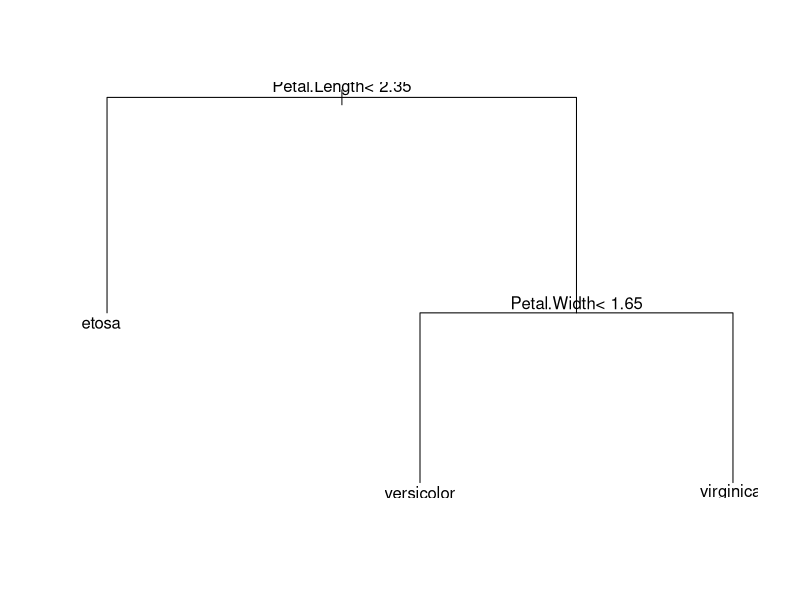

Write R code to recreate this figure.

#we'll be using the built in Iris dataset here

head(iris)
str(iris) # structure of the data
summary(iris)

## K-Means Clustering

#taking the build in iris data set and applying kmeans clustering to predict the species
clusters = kmeans(x = iris[1:4], centers = 3, nstart= 10)

#checking to see how the matches work out
table(x = clusters$cluster, y = iris$Species)

## Decision Trees

#let's get a training dataset and a testing dataset
set.seed(42)
indexes = sample(x = 1:150, size = 100)

training_set = iris[indexes,]
testing_set = iris[-indexes,]

library("rpart")
tree_model = rpart(formula = Species ~ ., data=training_set)

summary(tree_model)

#Let's plot the decision tree
plot(tree_model)
text(tree_model)

predictions = predict(object = tree_model, newdata = testing_set, type="class")

table(x = predictions, y = testing_set$Species)